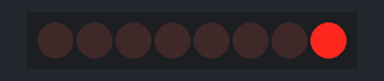
The program below on a simulated Raspberry Pi Pico running MicroPython. On the bench: 8 shift-register outputs drawn as a row of LEDs (first output left, lit = HIGH). At 13.0 s the program stops and its outputs stay as they are.

Above: at 0.15 s.
At 1.65 s:
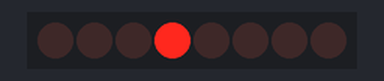
At 3.26 s:
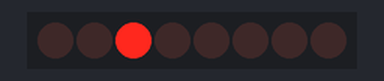
At 6.48 s:
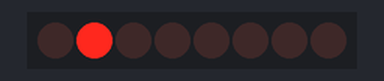
At 9.7 s:
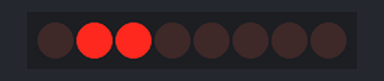
At 12.9 s:
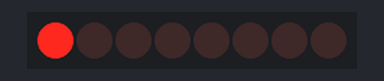
Timing chart, 0 to 14.4 s (numbered marks = the images above):
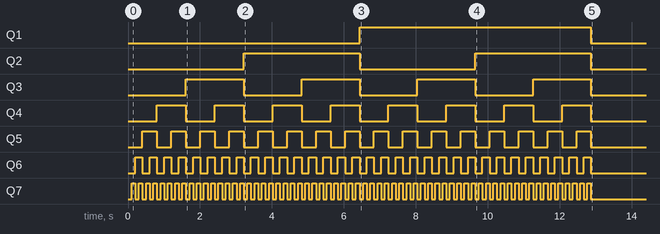

The program:

ShiftRegister.py
```python
from machine import Pin
from time import sleep

data = Pin(2, Pin.OUT)
latch = Pin(3, Pin.OUT)
clock = Pin(4, Pin.OUT)

def shift(num):
    latch.low()
    for i in range(8):
        data.value(num%2)
        num = int(num/2)
        #sleep(0.01)
        clock.high()
        #sleep(0.01)
        clock.low()
    latch.high()

for x in range(129):
    shift(x)
    sleep(0.1)
```

Measured:
- by itself, Q1: LOW → HIGH at 6.4 s, → LOW 6.4 s later
- by itself, Q2: alternates HIGH for 3.2 s and LOW for 3.2 s
- by itself, Q3: alternates HIGH for 1.6 s and LOW for 1.6 s
- by itself, Q4: alternates HIGH for 0.80 s and LOW for 0.80 s, 16 changes in all, then stays LOW
- by itself, Q5: alternates HIGH for 0.40 s and LOW for 0.40 s, 32 changes in all, then stays LOW
- by itself, Q6: alternates HIGH for 0.20 s and LOW for 0.20 s, 64 changes in all, then stays LOW
- by itself, Q7: alternates HIGH for 0.10 s and LOW for 0.10 s, 128 changes in all, then stays LOW
